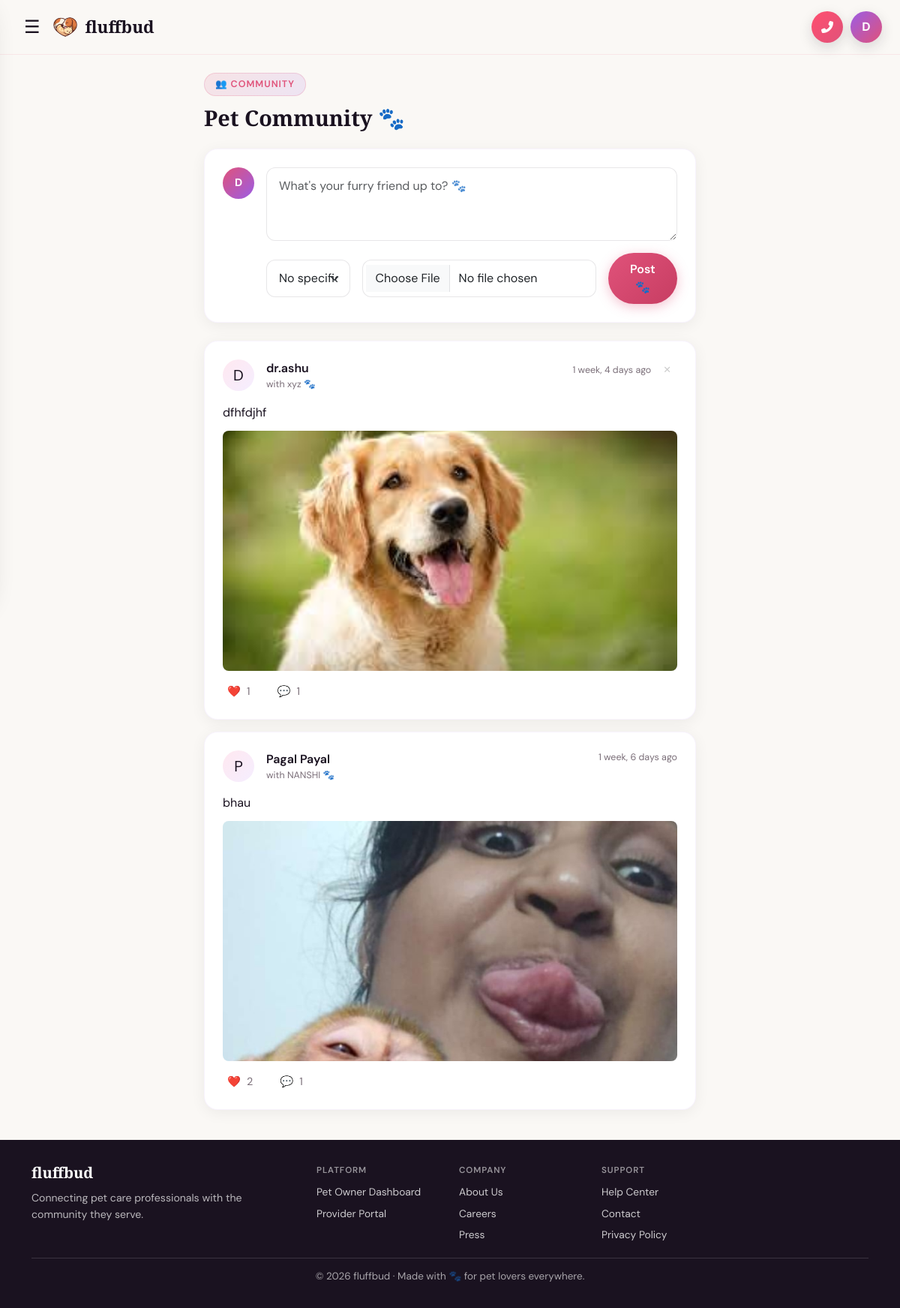
The app's page /community/ (signed in) with its own data.
### myapp/models.py (models this page shows, shortened)
class CustomUser(AbstractUser):
    ROLE_CHOICES = [
        ('owner', 'Pet Owner'),
        ('vet', 'Veterinarian'),
        ('shelter', 'Animal Shelter'),
        ('store', 'Pet Store Owner'),
        ('provider', 'Service Provider'),
    ]
    role = models.CharField(max_length=20, choices=ROLE_CHOICES, default='owner')
    phone = models.CharField(max_length=15, blank=True)
    city = models.CharField(max_length=100, blank=True)
    profile_photo = models.ImageField(upload_to='profiles/', blank=True, null=True)
    bio = models.TextField(blank=True)
    PROFILE_VISIBILITY_CHOICES = [
        ('public', 'Public'),
        ('private', 'Private'),
    ]
    profile_visibility = models.CharField(max_length=10, choices=PROFILE_VISIBILITY_CHOICES, default='private')
    two_factor_enabled = models.BooleanField(default=False)
    def is_service_provider(self):
        return self.role in ['vet', 'shelter', 'store', 'provider']

class SocialPost(models.Model):
    author = models.ForeignKey(CustomUser, on_delete=models.CASCADE, related_name='posts')
    pet = models.ForeignKey(Pet, on_delete=models.SET_NULL, null=True, blank=True, related_name='posts')
    lost_found_report = models.ForeignKey(LostPetReport, on_delete=models.SET_NULL, null=True, blank=True, related_name='community_posts')
    content = models.TextField()
    photo = models.ImageField(upload_to='community/', blank=True, null=True)
    created_at = models.DateTimeField(auto_now_add=True)
    updated_at = models.DateTimeField(auto_now=True)
    def like_count(self):
        return self.likes.count()
    def comment_count(self):
        return self.comments.count()
    class Meta:
        ordering = ['-created_at']

class Pet(models.Model):
    GENDER_CHOICES = [('male', 'Male'), ('female', 'Female')]
    STATUS_CHOICES = [('healthy', 'Healthy'), ('needs_vaccine', 'Needs Vaccine'), ('sick', 'Sick'), ('under_treatment', 'Under Treatment')]
    owner = models.ForeignKey(CustomUser, on_delete=models.CASCADE, related_name='pets')
    name = models.CharField(max_length=100)
    species = models.CharField(max_length=50)
    breed = models.CharField(max_length=100, blank=True)
    age = models.PositiveIntegerField(help_text="Age in months")
    gender = models.CharField(max_length=10, choices=GENDER_CHOICES)
    weight = models.DecimalField(max_digits=5, decimal_places=2, null=True, blank=True)
    photo = models.ImageField(upload_to='pets/', blank=True, null=True)
    color = models.CharField(max_length=50, blank=True)
    microchip_id = models.CharField(max_length=100, blank=True)
    status = models.CharField(max_length=20, choices=STATUS_CHOICES, default='healthy')
    notes = models.TextField(blank=True)
    created_at = models.DateTimeField(auto_now_add=True)
    def __str__(self):
        return f"{self.name} ({self.species})"

### myapp/views.py (the view, shortened to what this page needs)
# urls.py: path('community/', views.community, name='community'),
@login_required
def community(request):
    posts = SocialPost.objects.select_related('author', 'pet', 'lost_found_report').prefetch_related('likes', 'comments')
    post_form = SocialPostForm(user=request.user)
    comment_form = CommentForm()
    return render(request, 'community/community.html', {
        'posts': posts, 'post_form': post_form, 'comment_form': comment_form
    })

### myapp/forms.py
class SocialPostForm(forms.ModelForm):
    class Meta:
        model = SocialPost
        fields = ['content', 'pet', 'photo']
        widgets = {
            'content': forms.Textarea(attrs={'class': 'form-control', 'rows': 3, 'placeholder': "What's your furry friend up to? 🐾"}),
            'pet': forms.Select(attrs={'class': 'form-select'}),
            'photo': forms.FileInput(attrs={'class': 'form-control'}),
        }
    def __init__(self, user=None, *args, **kwargs):
        super().__init__(*args, **kwargs)
        if user:
            self.fields['pet'].queryset = Pet.objects.filter(owner=user)
        self.fields['pet'].required = False
        self.fields['pet'].empty_label = "No specific pet"

class CommentForm(forms.ModelForm):
    class Meta:
        model = PostComment
        fields = ['content']
        widgets = {
            'content': forms.TextInput(attrs={'class': 'form-control', 'placeholder': 'Write a comment...'})
        }

### templates/community/community.html (shortened to what this page needs)
{% extends 'base.html' %}
{% block content %}
<div class="container py-4" style="max-width:680px;">
  <div class="section-tag">👥 Community</div>
  <h2 class="page-header mb-4">Pet Community 🐾</h2>
  <div class="card-soft p-4 mb-4">
    <div class="d-flex align-items-start gap-3">
      <div style="width:42px;height:42px;background:linear-gradient(135deg,#E0527A,#9B5DE5);border-radius:50%;display:flex;align-items:center;justify-content:center;color:#fff;font-weight:700;font-size:.9rem;flex-shrink:0;">{{ user.first_name|first|upper }}</div>
      <div class="flex-grow-1">
        <form method="post" enctype="multipart/form-data">
          {{ post_form.content }}
          <div class="d-flex align-items-center gap-3 mt-3">
            <div class="flex-grow-1">{{ post_form.pet }}</div>
            <div>{{ post_form.photo }}</div>
            <button type="submit" name="post_content" class="btn btn-pill btn-rose">Post 🐾</button>
          </div>
        </form>
      </div>
    </div>
  </div>
  {% for post in posts %}
  <div class="card-soft p-4 mb-3">
    <div class="d-flex align-items-start gap-3 mb-3">
      <div style="width:42px;height:42px;background:linear-gradient(135deg,#FFE8F0,#F5EEFF);border-radius:50%;display:flex;align-items:center;justify-content:center;font-size:20px;flex-shrink:0;">{{ post.author.first_name|first|upper }}</div>
      <div class="flex-grow-1">
        <div class="d-flex justify-content-between align-items-start">
          <div>
            <div class="fw-semibold">{{ post.author.get_full_name|default:post.author.username }}</div>
            {% if post.pet %}<div style="font-size:.78rem;color:#7A6E78;">with {{ post.pet.name }} 🐾</div>{% endif %}
          </div>
          <div class="d-flex align-items-center gap-2">
            <span style="font-size:.78rem;color:#7A6E78;">{{ post.created_at|timesince }} ago</span>
            {% if post.author == user %}<form method="post" action="{% url 'delete_post' post.pk %}">{% csrf_token %}<button type="submit" class="btn btn-sm" style="background:none;border:none;color:#ccc;font-size:.8rem;" onclick="return confirm('Delete this post?')">✕</button></form>{% endif %}
          </div>
        </div>
      </div>
    </div>
    <p style="margin-bottom:12px;">{{ post.content }}</p>
    {% if post.photo %}<img src="{{ post.photo.url }}" class="rounded-3 mb-3 w-100" style="max-height:320px;object-fit:cover;"/>{% endif %}
    <div class="d-flex align-items-center gap-4">
      <button class="like-btn d-flex align-items-center gap-2" data-post="{{ post.pk }}" style="background:none;border:none;cursor:pointer;font-size:.9rem;color:#7A6E78;">
        <span class="like-icon">❤️</span>
        <span class="like-count" id="likes-{{ post.pk }}">{{ post.like_count }}</span>
      </button>
      <button class="d-flex align-items-center gap-2" style="background:none;border:none;cursor:pointer;font-size:.9rem;color:#7A6E78;" data-bs-toggle="collapse" data-bs-target="#comments-{{ post.pk }}">
        💬 <span>{{ post.comment_count }}</span>
      </button>
    </div>
  </div>
  {% empty %}
  <div class="text-center py-5 text-muted"><div style="font-size:64px;">🐾</div><p>Be the first to post!</p></div>
  {% endfor %}
</div>
{% endblock %}

### templates/base.html (shortened to what this page needs)
<!DOCTYPE html>
<html lang="en">
<head>
<link href="https://cdn.jsdelivr.net/npm/bootstrap@5.3.0/dist/css/bootstrap.min.css" rel="stylesheet"/>
<link href="https://cdnjs.cloudflare.com/ajax/libs/font-awesome/6.4.0/css/all.min.css" rel="stylesheet"/>
{% load static %}
</head>
<body class="d-flex flex-column">
{% if user.is_authenticated %}
<nav class="navbar navbar-expand-lg sticky-top">
  <div class="container-fluid px-4">
    <div class="d-flex align-items-center gap-2">
      <button type="button" class="hamburger-btn" id="navHamburgerBtn" aria-label="Open menu">☰</button>
      <a class="navbar-brand" href="{% url 'home' %}">
        <div class="brand-icon"><img src="{% static '{css,js,images}/logo.png' %}" alt="fluffbud" style="width:100%;height:100%;object-fit:contain;border-radius:inherit;"></div> fluffbud
      </a>
    </div>
    <div class="navbar-actions ms-auto">
      <a href="#" class="nav-action-circle sos-btn" data-bs-toggle="modal" data-bs-target="#emergencySOSModal" aria-label="Open emergency SOS">
        <i class="fas fa-phone-alt" aria-hidden="true"></i>
      </a>
      <div class="dropdown">
          <button class="nav-action-circle avatar-profile-btn dropdown-toggle" data-bs-toggle="dropdown" aria-label="Open profile menu">
            {{ user.first_name|default:user.username|make_list|first|upper }}
          </button>
      </div>
    </div>
  </div>
</nav>
{% endif %}
<main class="flex-grow-1">
  {% block content %}{% endblock %}
</main>
{% if user.is_authenticated and user.is_service_provider %}
<footer class="site-footer">
  <div class="container" style="text-align:left;max-width:1140px;">
    <div class="row g-4" style="padding-bottom:20px;">
      <div class="col-12 col-md-4">
        <h5 style="font-family:'Playfair Display',serif;font-weight:700;color:#fff;margin-bottom:10px;">fluffbud</h5>
        <p style="margin:0;color:rgba(255,255,255,0.7);font-size:.88rem;line-height:1.6;max-width:320px;">Connecting pet care professionals with the community they serve.</p>
      </div>
      <div class="col-6 col-md-2">
        <div style="font-size:.72rem;letter-spacing:.08em;text-transform:uppercase;color:rgba(255,255,255,0.55);font-weight:600;margin-bottom:10px;">Platform</div>
        <div style="display:flex;flex-direction:column;gap:8px;">
          <a href="{% url 'dashboard' %}" style="color:rgba(255,255,255,0.78);text-decoration:none;font-size:.86rem;">Pet Owner Dashboard</a>
          <a href="{% url 'provider_portal' %}" style="color:rgba(255,255,255,0.78);text-decoration:none;font-size:.86rem;">Provider Portal</a>
        </div>
      </div>
      <div class="col-6 col-md-2">
        <div style="font-size:.72rem;letter-spacing:.08em;text-transform:uppercase;color:rgba(255,255,255,0.55);font-weight:600;margin-bottom:10px;">Company</div>
        <div style="display:flex;flex-direction:column;gap:8px;">
          <a href="{% url 'about' %}" style="color:rgba(255,255,255,0.78);text-decoration:none;font-size:.86rem;">About Us</a>
          <a href="#" style="color:rgba(255,255,255,0.78);text-decoration:none;font-size:.86rem;">Careers</a>
          <a href="#" style="color:rgba(255,255,255,0.78);text-decoration:none;font-size:.86rem;">Press</a>
        </div>
      </div>
      <div class="col-6 col-md-2">
        <div style="font-size:.72rem;letter-spacing:.08em;text-transform:uppercase;color:rgba(255,255,255,0.55);font-weight:600;margin-bottom:10px;">Support</div>
        <div style="display:flex;flex-direction:column;gap:8px;">
          <a href="#" style="color:rgba(255,255,255,0.78);text-decoration:none;font-size:.86rem;">Help Center</a>
          <a href="#" style="color:rgba(255,255,255,0.78);text-decoration:none;font-size:.86rem;">Contact</a>
          <a href="#" style="color:rgba(255,255,255,0.78);text-decoration:none;font-size:.86rem;">Privacy Policy</a>
        </div>
      </div>
    </div>
    <div style="border-top:1px solid rgba(255,255,255,0.14);padding-top:14px;color:rgba(255,255,255,0.62);font-size:.84rem;text-align:center;">
      © 2026 fluffbud · Made with 🐾 for pet lovers everywhere.
    </div>
  </div>
</footer>
{% endif %}
</body>
</html>

### templates/base.html (style rules this page uses)
:root { --rose: #E0527A; --rose-dark: #C73D62; --violet: #9B5DE5; --lavender: #C77DFF; --cream: #FAF8F5; --cream-dark: #F2EDE8; --ink: #1A1220; --muted: #7A6E78; --mint: #B8EDE4; --peach: #FFD6C2; --sky: #C2DEFF; --card-radius: 18px; --transition: all 0.25s ease; }
*,*::before,*::after { box-sizing:border-box; }
body { font-family:'DM Sans',sans-serif;background:var(--cream);color:var(--ink);min-height:100vh; }
.navbar { background:rgba(250,248,245,0.92)!important;backdrop-filter:blur(16px);border-bottom:1px solid rgba(224,82,122,0.1);padding:14px 0; }
.navbar-brand { font-family:'Playfair Display',serif;font-weight:900;font-size:1.4rem;color:var(--ink)!important;display:flex;align-items:center;gap:10px; }
.brand-icon { width:34px;height:34px;background:transparent;border-radius:10px;display:flex;align-items:center;justify-content:center;color:#fff;font-size:16px;box-shadow:none; }
.btn-pill { border-radius:999px;font-weight:600;padding:10px 24px;font-family:'DM Sans',sans-serif;transition:var(--transition);border:none; }
.btn-rose { background:linear-gradient(135deg,var(--rose),var(--rose-dark));color:#fff;box-shadow:0 4px 16px rgba(224,82,122,0.35); }
.card-soft { background:#fff;border-radius:var(--card-radius);border:1px solid rgba(155,93,229,0.07);box-shadow:0 4px 20px rgba(0,0,0,0.06);transition:var(--transition); }
.navbar-actions { display:flex;align-items:center;gap:10px; }
.nav-action-circle { width:42px;height:42px;border-radius:50%;display:inline-flex;align-items:center;justify-content:center;border:none;text-decoration:none;box-shadow:0 6px 18px rgba(26,18,32,0.15);transition:var(--transition); }
.avatar-profile-btn { background:linear-gradient(135deg,var(--violet),var(--rose));color:#fff;font-weight:700;font-size:1rem;line-height:1; }
.avatar-profile-btn.dropdown-toggle::after { display:none; }
.sos-btn { position:relative;background:linear-gradient(135deg,#ff4f6f,#E0527A);color:#fff;font-size:1rem;animation:sosPulse 1.8s infinite; }
.hamburger-btn { background:transparent;border:none;color:var(--ink);font-size:1.5rem;line-height:1;padding:4px 8px;border-radius:10px;transition:var(--transition); }
.page-header { font-family:'Playfair Display',serif;font-weight:700;font-size:1.8rem;margin-bottom:4px; }
.section-tag { display:inline-block;background:linear-gradient(135deg,rgba(224,82,122,0.12),rgba(155,93,229,0.12));border:1px solid rgba(224,82,122,0.2);color:var(--rose);font-size:0.78rem;font-weight:600;letter-spacing:0.08em;text-transform:uppercase;padding:5px 14px;border-radius:999px;margin-bottom:12px; }
.form-control,.form-select { border-radius:12px;border:1.5px solid rgba(26,18,32,0.1);padding:12px 16px;font-family:'DM Sans',sans-serif;transition:var(--transition); }
footer.site-footer { background:var(--ink);color:rgba(255,255,255,0.6);padding:32px 0;text-align:center;font-size:0.88rem;margin-top:auto; }
img,svg,video,canvas { max-width:100%;height:auto; }

### records on screen
CustomUser: first_name|make_list "D", first_name|first "D"
SocialPost: author.first_name|first "D", author.get_full_name "dr.ashu", pet.name "xyz", created_at "1 week, 4 days", content "dfhfdjhf", photo (picture), like_count "1", comment_count "1"
SocialPost: author.first_name|first "P", author.get_full_name "Pagal Payal", pet.name "NANSHI", created_at "1 week, 6 days", content "bhau", photo (picture), like_count "2", comment_count "1"
